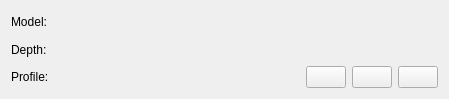
<?xml version="1.0" encoding="UTF-8"?>
<ui version="4.0">
 <class>WdgPrinterProfileChooser</class>
 <widget class="QWidget" name="WdgPrinterProfileChooser">
  <property name="geometry">
   <rect>
    <x>0</x>
    <y>0</y>
    <width>449</width>
    <height>99</height>
   </rect>
  </property>
  <layout class="QGridLayout" name="gridLayout">
   <item row="0" column="0">
    <widget class="QLabel" name="lblColorSpaces">
     <property name="minimumSize">
      <size>
       <width>80</width>
       <height>0</height>
      </size>
     </property>
     <property name="text">
      <string>Model:</string>
     </property>
     <property name="buddy">
      <cstring>cmbColorModels</cstring>
     </property>
    </widget>
   </item>
   <item row="0" column="1">
    <widget class="KisCmbIDList" name="cmbColorModels" native="true">
     <property name="sizePolicy">
      <sizepolicy hsizetype="Expanding" vsizetype="Preferred">
       <horstretch>0</horstretch>
       <verstretch>0</verstretch>
      </sizepolicy>
     </property>
    </widget>
   </item>
   <item row="1" column="0">
    <widget class="QLabel" name="lblColorModels">
     <property name="minimumSize">
      <size>
       <width>80</width>
       <height>0</height>
      </size>
     </property>
     <property name="text">
      <string>Depth:</string>
     </property>
     <property name="buddy">
      <cstring>cmbColorModels</cstring>
     </property>
    </widget>
   </item>
   <item row="1" column="1">
    <widget class="KisCmbIDList" name="cmbColorDepth" native="true">
     <property name="sizePolicy">
      <sizepolicy hsizetype="Expanding" vsizetype="Preferred">
       <horstretch>0</horstretch>
       <verstretch>0</verstretch>
      </sizepolicy>
     </property>
    </widget>
   </item>
   <item row="2" column="0" colspan="2">
    <layout class="QHBoxLayout" name="horizontalLayout">
     <item>
      <widget class="QLabel" name="lblProfiles">
       <property name="minimumSize">
        <size>
         <width>80</width>
         <height>0</height>
        </size>
       </property>
       <property name="text">
        <string>Profile:</string>
       </property>
       <property name="buddy">
        <cstring>cmbProfile</cstring>
       </property>
      </widget>
     </item>
     <item>
      <widget class="SqueezedComboBox" name="cmbProfile" native="true">
       <property name="sizePolicy">
        <sizepolicy hsizetype="Expanding" vsizetype="Fixed">
         <horstretch>0</horstretch>
         <verstretch>0</verstretch>
        </sizepolicy>
       </property>
       <property name="minimumSize">
        <size>
         <width>200</width>
         <height>0</height>
        </size>
       </property>
      </widget>
     </item>
     <item>
      <widget class="QPushButton" name="bnInstallProfile">
       <property name="toolTip">
        <string>Install a new profile from a file</string>
       </property>
       <property name="whatsThis">
        <string>Install a new profile from a file.</string>
       </property>
       <property name="text">
        <string/>
       </property>
      </widget>
     </item>
     <item>
      <widget class="QPushButton" name="bnDownloadProfile">
       <property name="toolTip">
        <string>Install a new profile from a file</string>
       </property>
       <property name="whatsThis">
        <string>Install a new profile from a file.</string>
       </property>
       <property name="text">
        <string/>
       </property>
      </widget>
     </item>
     <item>
      <widget class="QPushButton" name="bnUploadProfile">
       <property name="toolTip">
        <string>Install a new profile from a file</string>
       </property>
       <property name="whatsThis">
        <string>Install a new profile from a file.</string>
       </property>
       <property name="text">
        <string/>
       </property>
      </widget>
     </item>
    </layout>
   </item>
  </layout>
 </widget>
 <customwidgets>
  <customwidget>
   <class>KisCmbIDList</class>
   <extends>QWidget</extends>
   <header>widgets/kis_cmb_idlist.h</header>
  </customwidget>
  <customwidget>
   <class>SqueezedComboBox</class>
   <extends>QWidget</extends>
   <header>widgets/squeezedcombobox.h</header>
  </customwidget>
 </customwidgets>
 <resources/>
 <connections/>
</ui>
